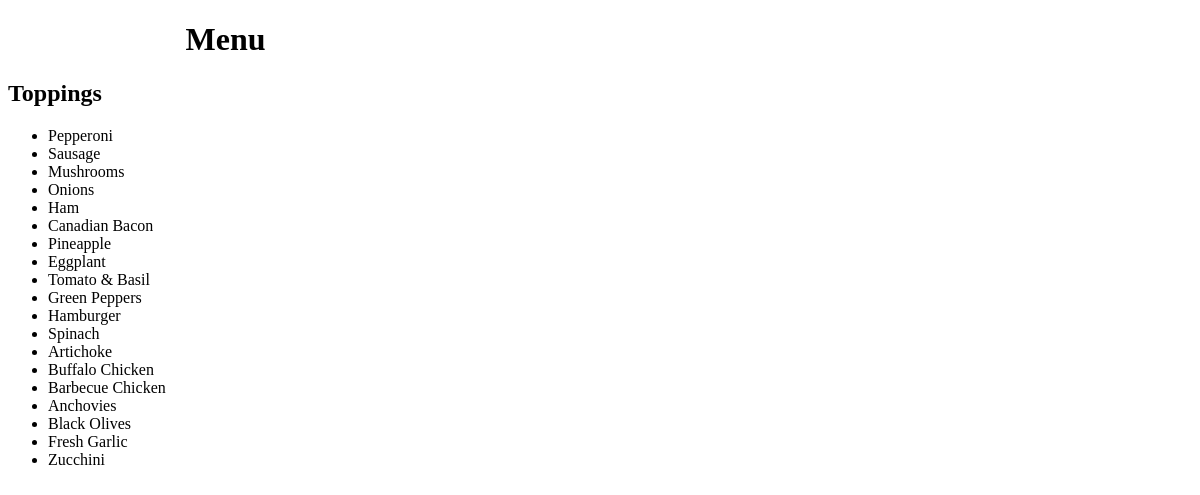
/, run on an earlier commit of the app's database.
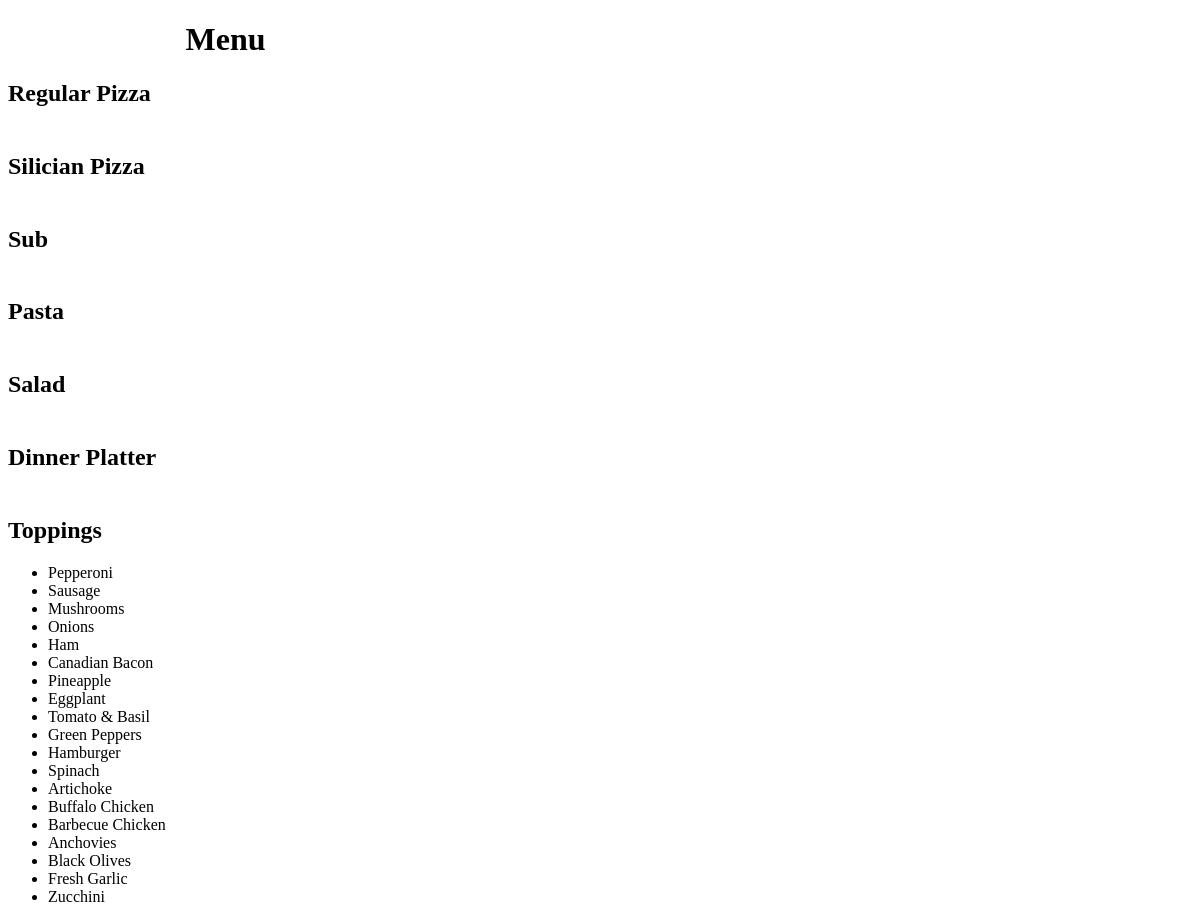
And on a later commit of the database.
### orders/models.py (models this page shows)
class Topping(models.Model):
    name = models.CharField(max_length=64, blank=False, default='')
    def __str__(self):
        return f"{self.name}"

class ItemKind(models.Model):
    kind = models.CharField(max_length=64, blank=False, default='')
    def __str__(self):
        return f"{self.kind}"

### orders/views.py (the view)
# urls.py: path("", views.index, name="index"),
def index(request):
    context = {
        "kinds": ItemKind.objects.all(),
        "toppings": Topping.objects.all(),
    }
    return render(request, "orders/index.html", context)

### orders/templates/orders/index.html (shortened to what this page needs)
{% extends "orders/base.html" %}
{% block body %}
    <h1 style="padding-left:15%">Menu</h1>
    {% for table in kinds %}
        <h2>{{ table|title }}</h2>
        <table class="mytable">
            <tr>
                <th></th>
            </tr>
        </table>
    {% endfor %}
    <h2>Toppings</h2>
    <ul>
    {% for topping in toppings %}
        <li>{{ topping }}</li>
    {% endfor %}
    </ul>
{% endblock %}

### orders/templates/orders/base.html (shortened to what this page needs)
<!DOCTYPE html>
<html>
	<head>
        {% load static %}
        <link rel="stylesheet" type="text/css" href="{% static 'site.css' %}"/>
	</head>
	<body>
        {% block body %}
        {% endblock %}
	</body>
</html>

### static/site.css (style rules this page uses)
.mytable { width: 50%; }
.mytable tr, th { text-align: left; }
.mytable tr, td { width: 25%; }

What changed in the data, as far as the page shows it:
added ItemKind: kind "Regular Pizza"
added ItemKind: kind "Silician Pizza"
added ItemKind: kind "Sub"
added ItemKind: kind "Pasta"
added ItemKind: kind "Salad"
added ItemKind: kind "Dinner Platter"
